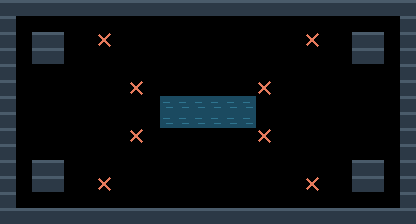

Tiled map render using the project's own tile images. Description and the whole map definition, tile-layer contents included, below:
An orthogonal 26x14 tile map with 16x16 px tiles, 2 tile layers (terreno, marcadores).

<map version="1.10" tiledversion="1.11.0" orientation="orthogonal" renderorder="right-down" width="26" height="14" tilewidth="16" tileheight="16" infinite="0" nextlayerid="3" nextobjectid="1">
 <properties>
  <property name="tipo" value="combate" />
  <property name="nombre" value="esquinas" />
 </properties>
 <tileset firstgid="1" source="muelle.tsx" />
 <layer id="1" name="terreno" width="26" height="14">
  <data encoding="csv">
1,1,1,1,1,1,1,1,1,1,1,1,1,1,1,1,1,1,1,1,1,1,1,1,1,1,
1,0,0,0,0,0,0,0,0,0,0,0,0,0,0,0,0,0,0,0,0,0,0,0,0,1,
1,0,1,1,0,0,0,0,0,0,0,0,0,0,0,0,0,0,0,0,0,0,1,1,0,1,
1,0,1,1,0,0,0,0,0,0,0,0,0,0,0,0,0,0,0,0,0,0,1,1,0,1,
1,0,0,0,0,0,0,0,0,0,0,0,0,0,0,0,0,0,0,0,0,0,0,0,0,1,
1,0,0,0,0,0,0,0,0,0,0,0,0,0,0,0,0,0,0,0,0,0,0,0,0,1,
1,0,0,0,0,0,0,0,0,0,2,2,2,2,2,2,0,0,0,0,0,0,0,0,0,1,
1,0,0,0,0,0,0,0,0,0,2,2,2,2,2,2,0,0,0,0,0,0,0,0,0,1,
1,0,0,0,0,0,0,0,0,0,0,0,0,0,0,0,0,0,0,0,0,0,0,0,0,1,
1,0,0,0,0,0,0,0,0,0,0,0,0,0,0,0,0,0,0,0,0,0,0,0,0,1,
1,0,1,1,0,0,0,0,0,0,0,0,0,0,0,0,0,0,0,0,0,0,1,1,0,1,
1,0,1,1,0,0,0,0,0,0,0,0,0,0,0,0,0,0,0,0,0,0,1,1,0,1,
1,0,0,0,0,0,0,0,0,0,0,0,0,0,0,0,0,0,0,0,0,0,0,0,0,1,
1,1,1,1,1,1,1,1,1,1,1,1,1,1,1,1,1,1,1,1,1,1,1,1,1,1
</data>
 </layer>
 <layer id="2" name="marcadores" width="26" height="14">
  <data encoding="csv">
0,0,0,0,0,0,0,0,0,0,0,0,0,0,0,0,0,0,0,0,0,0,0,0,0,0,
0,0,0,0,0,0,0,0,0,0,0,0,0,0,0,0,0,0,0,0,0,0,0,0,0,0,
0,0,0,0,0,0,3,0,0,0,0,0,0,0,0,0,0,0,0,3,0,0,0,0,0,0,
0,0,0,0,0,0,0,0,0,0,0,0,0,0,0,0,0,0,0,0,0,0,0,0,0,0,
0,0,0,0,0,0,0,0,0,0,0,0,0,0,0,0,0,0,0,0,0,0,0,0,0,0,
0,0,0,0,0,0,0,0,3,0,0,0,0,0,0,0,3,0,0,0,0,0,0,0,0,0,
0,0,0,0,0,0,0,0,0,0,0,0,0,0,0,0,0,0,0,0,0,0,0,0,0,0,
0,0,0,0,0,0,0,0,0,0,0,0,0,0,0,0,0,0,0,0,0,0,0,0,0,0,
0,0,0,0,0,0,0,0,3,0,0,0,0,0,0,0,3,0,0,0,0,0,0,0,0,0,
0,0,0,0,0,0,0,0,0,0,0,0,0,0,0,0,0,0,0,0,0,0,0,0,0,0,
0,0,0,0,0,0,0,0,0,0,0,0,0,0,0,0,0,0,0,0,0,0,0,0,0,0,
0,0,0,0,0,0,3,0,0,0,0,0,0,0,0,0,0,0,0,3,0,0,0,0,0,0,
0,0,0,0,0,0,0,0,0,0,0,0,0,0,0,0,0,0,0,0,0,0,0,0,0,0,
0,0,0,0,0,0,0,0,0,0,0,0,0,0,0,0,0,0,0,0,0,0,0,0,0,0
</data>
 </layer>
</map>
